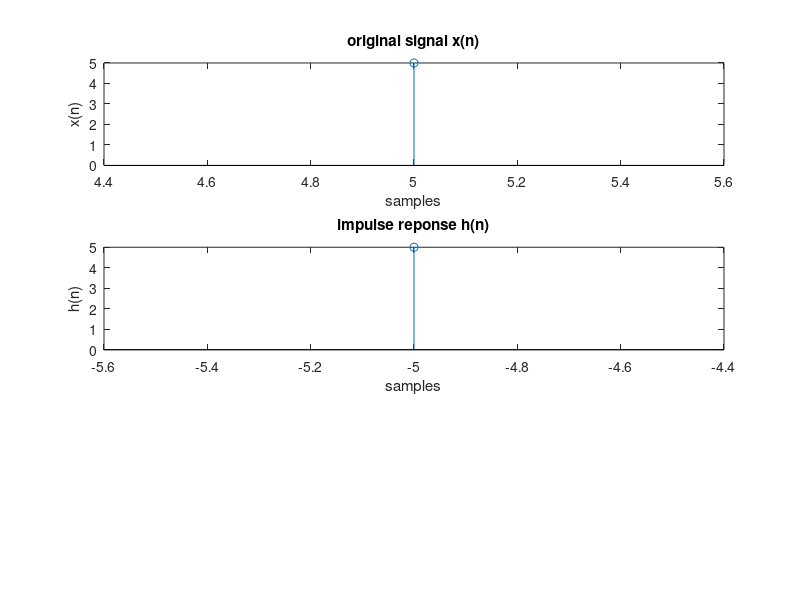

Source code (MATLAB): (Note: this script raises an error after producing the figure.)
clc;
clear all;
close all;

x  = input('Samples for x(n): ');
xn = input('Sample range: ');

subplot(3,1,1);
stem(xn,x);
xlabel('samples');
ylabel('x(n)');
title('original signal x(n)');

h  = input('Samples for h(n): ');
hn = input('sample range: ');
% Sample range reverse[0,3] => [-3,0] korbe flip o korbe
hn = -fliplr(hn);

subplot(3,1,2);
stem(hn,h);
xlabel('samples');
ylabel('h(n)');
title('impulse reponse h(n)');

y  = xcorr(x,h);
start_y = min(xn) + min(hn);
end_y = max(xn) + max(hn);
yn = start_y:1:end_y;

subplot(3,1,3);
stem(yn,y);
xlabel('samples');
ylabel('y(n)');
title('correlated signal y(n)');